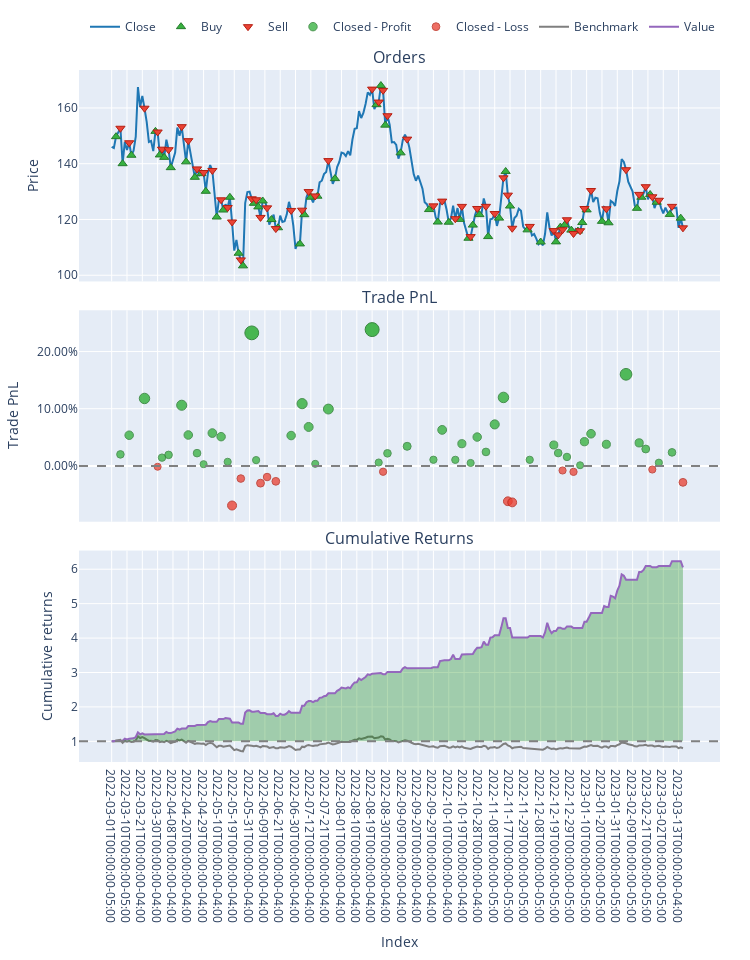

Notebook code for this chart:
### Code cell
import talib
from datetime import datetime, timedelta
import yfinance as yf
import matplotlib.pyplot as plt
plt.style.use('fivethirtyeight')
ticker = 'wsm'
tf = '1d'
period = '5y'
trading_days = 5
ticker = ticker.upper()
# df, trendy = process_data(watch, ticker, tf, duration=period)

# end_date = datetime.now()
# start_date = end_date - timedelta(days=trading_days)

start_date = datetime(2022, 3, 1) # Adjust as needed
end_date = datetime(2023, 3, 16)   # Adjust as needed

df = yf.download(ticker, 
                  start = start_date, 
                  end = end_date, 
                  interval=tf)
# print(df.columns)
df.columns = df.columns.str.lower()
# print(df[['open','high','low','close']])
# hammer pattern
# res = talib.CDLHAMMER(df['open'], df['high'], df['low'], df['close'])
# res_ =talib.CDLHANGINGMAN(df['open'], df['high'], df['low'], df['close'])

#
#3candle
#
# res = talib.CDL3INSIDE(df['open'], df['high'], df['low'], df['close'])
res = talib.CDL3OUTSIDE(df['open'], df['high'], df['low'], df['close'])

#
# obv
#
obv = talib.OBV(df['close'], df['volume'])
obv_ema = talib.EMA(obv, timeperiod=3)
# print(obv_ema)
entries =  obv > obv_ema
exits = obv < obv_ema

# print(df[res==100].open)
pf = vbt.Portfolio.from_signals(df['open'], entries, exits)
# trend = np.where(exits , -1, 0)
# trend = np.where( entries, 1, trend)   
# pf = df.ta.tsignals(entries, asbool=False, append=True)
print(pf.stats())
fig = pf.plot()
fig.layout.xaxis.type = 'category'
fig.layout.xaxis2.type = 'category'
fig.layout.xaxis3.type = 'category'
fig.show()

#Create and plot the graph
# plt.figure(figsize=(12.2,4.5)) #width = 12.2in, height = 4.5
# # plt.plot( df['close'],  label='Close')#plt.plot( X-Axis , Y-Axis, line_width, alpha_for_blending,  label)
# plt.plot( obv,  label='OBV', color= 'orange')
# plt.plot( obv_ema,  label='OBV_EMA', color= 'purple')
# plt.xticks(rotation=45) 
# plt.title('OBV/OBV_EMA')
# plt.xlabel('Date',fontsize=18)
# plt.ylabel('Price USD ($)',fontsize=18)
# plt.show()

### Figure 1 — Plotly figure (JSON) as saved in the notebook; plotly's stock layout.template omitted (floating-point values rounded to 4 significant figures; data arrays with more than 128 entries replaced by an {"elided": "..."} marker saying what was removed)
{"data": [{"legendgroup": "0", "line": {"color": "#1f77b4"}, "name": "Close", "showlegend": true, "type": "scatter", "uid": "0fae7c1b-c883-482c-afbc-0b5d2d9ae4f3", "x": {"elided": "262 str values"}, "xaxis": "x", "y": {"elided": "262 float values"}, "yaxis": "y"}, {"customdata": {"elided": "58x3 float values"}, "hovertemplate": "Order Id: %{customdata[0]}<br>Timestamp: %{x}<br>Price: %{y}<br>Size: %{customdata[1]:.6f}<br>Fees: %{customdata[2]:.6f}", "legendgroup": "1", "marker": {"color": "#37B13F", "line": {"color": "rgb(38,123,44)", "width": 1}, "size": 8, "symbol": "triangle-up"}, "mode": "markers", "name": "Buy", "type": "scatter", "uid": "b41a1ddc-d709-40d1-a69f-3d5914a2066f", "x": ["2022-03-03T00:00:00-05:00", "2022-03-08T00:00:00-05:00", "2022-03-14T00:00:00-04:00", "2022-03-29T00:00:00-04:00", "2022-03-31T00:00:00-04:00", "2022-04-04T00:00:00-04:00", "2022-04-07T00:00:00-04:00", "2022-04-19T00:00:00-04:00", "2022-04-25T00:00:00-04:00", "2022-04-28T00:00:00-04:00", "2022-05-02T00:00:00-04:00", "2022-05-09T00:00:00-04:00", "2022-05-12T00:00:00-04:00", "2022-05-17T00:00:00-04:00", "2022-05-23T00:00:00-04:00", "2022-05-25T00:00:00-04:00", "2022-06-02T00:00:00-04:00", "2022-06-06T00:00:00-04:00", "2022-06-08T00:00:00-04:00", "2022-06-14T00:00:00-04:00", "2022-06-17T00:00:00-04:00", "2022-07-05T00:00:00-04:00", "2022-07-07T00:00:00-04:00", "2022-07-12T00:00:00-04:00", "2022-07-15T00:00:00-04:00", "2022-07-27T00:00:00-04:00", "2022-08-23T00:00:00-04:00", "2022-08-25T00:00:00-04:00", "2022-08-29T00:00:00-04:00", "2022-09-08T00:00:00-04:00", "2022-09-27T00:00:00-04:00", "2022-10-03T00:00:00-04:00", "2022-10-10T00:00:00-04:00", "2022-10-17T00:00:00-04:00", "2022-10-21T00:00:00-04:00", "2022-10-25T00:00:00-04:00", "2022-10-28T00:00:00-04:00", "2022-11-03T00:00:00-04:00", "2022-11-10T00:00:00-05:00", "2022-11-15T00:00:00-05:00", "2022-11-17T00:00:00-05:00", "2022-11-30T00:00:00-05:00", "2022-12-08T00:00:00-05:00", "2022-12-19T00:00:00-05:00", "2022-12-21T00:00:00-05:00", "2022-12-23T00:00:00-05:00", "2022-12-29T00:00:00-05:00", "2023-01-04T00:00:00-05:00", "2023-01-06T00:00:00-05:00", "2023-01-10T00:00:00-05:00", "2023-01-20T00:00:00-05:00", "2023-01-25T00:00:00-05:00", "2023-02-13T00:00:00-05:00", "2023-02-15T00:00:00-05:00", "2023-02-22T00:00:00-05:00", "2023-02-27T00:00:00-05:00", "2023-03-07T00:00:00-05:00", "2023-03-14T00:00:00-04:00"], "xaxis": "x", "y": [149.7, 140, 143.0, 151.6, 143.1, 142.3, 138.6, 140.7, 135.1, 136.4, 130.1, 120.9, 123.4, 128.0, 107.9, 103.4, 125.8, 124.5, 126.6, 120.0, 117.0, 111.2, 121.7, 128.0, 128.4, 134.6, 161.2, 168.0, 153.8, 143.9, 123.6, 119.1, 119.0, 120.0, 113.3, 118.0, 121.7, 113.9, 120.5, 137.2, 124.8, 116.3, 111.9, 112.0, 117.3, 118.1, 116.2, 115.8, 118.9, 123.4, 119.3, 118.8, 124, 128.0, 128.9, 126.2, 121.8, 120.5], "yaxis": "y"}, {"customdata": {"elided": "58x3 float values"}, "hovertemplate": "Order Id: %{customdata[0]}<br>Timestamp: %{x}<br>Price: %{y}<br>Size: %{customdata[1]:.6f}<br>Fees: %{customdata[2]:.6f}", "legendgroup": "2", "marker": {"color": "#EA4335", "line": {"color": "rgb(181,31,18)", "width": 1}, "size": 8, "symbol": "triangle-down"}, "mode": "markers", "name": "Sell", "type": "scatter", "uid": "678c9088-fbf6-4a96-961b-df2cd27a4b58", "x": ["2022-03-07T00:00:00-05:00", "2022-03-11T00:00:00-05:00", "2022-03-22T00:00:00-04:00", "2022-03-30T00:00:00-04:00", "2022-04-01T00:00:00-04:00", "2022-04-06T00:00:00-04:00", "2022-04-14T00:00:00-04:00", "2022-04-20T00:00:00-04:00", "2022-04-26T00:00:00-04:00", "2022-04-29T00:00:00-04:00", "2022-05-05T00:00:00-04:00", "2022-05-11T00:00:00-04:00", "2022-05-16T00:00:00-04:00", "2022-05-18T00:00:00-04:00", "2022-05-24T00:00:00-04:00", "2022-06-01T00:00:00-04:00", "2022-06-03T00:00:00-04:00", "2022-06-07T00:00:00-04:00", "2022-06-10T00:00:00-04:00", "2022-06-16T00:00:00-04:00", "2022-06-28T00:00:00-04:00", "2022-07-06T00:00:00-04:00", "2022-07-11T00:00:00-04:00", "2022-07-14T00:00:00-04:00", "2022-07-22T00:00:00-04:00", "2022-08-19T00:00:00-04:00", "2022-08-24T00:00:00-04:00", "2022-08-26T00:00:00-04:00", "2022-08-30T00:00:00-04:00", "2022-09-13T00:00:00-04:00", "2022-09-29T00:00:00-04:00", "2022-10-05T00:00:00-04:00", "2022-10-13T00:00:00-04:00", "2022-10-18T00:00:00-04:00", "2022-10-24T00:00:00-04:00", "2022-10-27T00:00:00-04:00", "2022-11-02T00:00:00-04:00", "2022-11-08T00:00:00-05:00", "2022-11-14T00:00:00-05:00", "2022-11-16T00:00:00-05:00", "2022-11-18T00:00:00-05:00", "2022-12-01T00:00:00-05:00", "2022-12-16T00:00:00-05:00", "2022-12-20T00:00:00-05:00", "2022-12-22T00:00:00-05:00", "2022-12-27T00:00:00-05:00", "2022-12-30T00:00:00-05:00", "2023-01-05T00:00:00-05:00", "2023-01-09T00:00:00-05:00", "2023-01-12T00:00:00-05:00", "2023-01-24T00:00:00-05:00", "2023-02-06T00:00:00-05:00", "2023-02-14T00:00:00-05:00", "2023-02-17T00:00:00-05:00", "2023-02-23T00:00:00-05:00", "2023-02-28T00:00:00-05:00", "2023-03-08T00:00:00-05:00", "2023-03-15T00:00:00-04:00"], "xaxis": "x", "y": [152.7, 147.5, 159.9, 151.4, 145.2, 145.0, 153.3, 148.3, 138.1, 136.8, 137.6, 127.1, 124.3, 119.1, 105.5, 127.4, 127.1, 120.7, 124.2, 116.7, 123.2, 123.3, 130, 128.4, 141.1, 166.8, 162.1, 166.3, 157.2, 148.8, 124.9, 126.6, 120.3, 124.7, 113.8, 123.9, 124.7, 122.1, 134.9, 128.7, 116.8, 117.5, 116.0, 114.5, 116.3, 119.9, 115.0, 116.0, 123.9, 130.4, 123.8, 137.8, 129.0, 131.8, 128.1, 126.9, 124.7, 117], "yaxis": "y"}, {"customdata": {"elided": "45x4 float values"}, "hovertemplate": "Exit Trade Id: %{customdata[0]}<br>Position Id: %{customdata[1]}<br>Exit Timestamp: %{x}<br>PnL: %{customdata[2]:.6f}<br>Return: %{customdata[3]:.2%}", "legendgroup": "3", "marker": {"color": "#37B13F", "line": {"color": "rgb(38,123,44)", "width": 1}, "opacity": [0.762, 0.7832, 0.8239, 0.7584, 0.7615, 0.8163, 0.7834, 0.7634, 0.7512, 0.7856, 0.7816, 0.7538, 0.8964, 0.7557, 0.7828, 0.8181, 0.7924, 0.7516, 0.8121, 0.9, 0.753, 0.7632, 0.771, 0.7561, 0.7891, 0.756, 0.7738, 0.7525, 0.7812, 0.7647, 0.7952, 0.825, 0.756, 0.7724, 0.7635, 0.7592, 0.75, 0.776, 0.7848, 0.7732, 0.8505, 0.7747, 0.768, 0.7528, 0.7642], "size": [7.56, 8.549, 10.45, 7.394, 7.535, 10.1, 8.561, 7.624, 7.056, 8.661, 8.475, 7.177, 13.83, 7.265, 8.532, 10.18, 8.976, 7.073, 9.9, 14, 7.141, 7.615, 7.978, 7.284, 8.825, 7.279, 8.112, 7.118, 8.455, 7.687, 9.107, 10.5, 7.282, 8.045, 7.631, 7.429, 7, 8.215, 8.626, 8.082, 11.69, 8.154, 7.838, 7.133, 7.664], "symbol": "circle"}, "mode": "markers", "name": "Closed - Profit", "type": "scatter", "uid": "781ca1aa-5143-4111-88ae-5b7d97e5e275", "x": ["2022-03-07T00:00:00-05:00", "2022-03-11T00:00:00-05:00", "2022-03-22T00:00:00-04:00", "2022-04-01T00:00:00-04:00", "2022-04-06T00:00:00-04:00", "2022-04-14T00:00:00-04:00", "2022-04-20T00:00:00-04:00", "2022-04-26T00:00:00-04:00", "2022-04-29T00:00:00-04:00", "2022-05-05T00:00:00-04:00", "2022-05-11T00:00:00-04:00", "2022-05-16T00:00:00-04:00", "2022-06-01T00:00:00-04:00", "2022-06-03T00:00:00-04:00", "2022-06-28T00:00:00-04:00", "2022-07-06T00:00:00-04:00", "2022-07-11T00:00:00-04:00", "2022-07-14T00:00:00-04:00", "2022-07-22T00:00:00-04:00", "2022-08-19T00:00:00-04:00", "2022-08-24T00:00:00-04:00", "2022-08-30T00:00:00-04:00", "2022-09-13T00:00:00-04:00", "2022-09-29T00:00:00-04:00", "2022-10-05T00:00:00-04:00", "2022-10-13T00:00:00-04:00", "2022-10-18T00:00:00-04:00", "2022-10-24T00:00:00-04:00", "2022-10-27T00:00:00-04:00", "2022-11-02T00:00:00-04:00", "2022-11-08T00:00:00-05:00", "2022-11-14T00:00:00-05:00", "2022-12-01T00:00:00-05:00", "2022-12-16T00:00:00-05:00", "2022-12-20T00:00:00-05:00", "2022-12-27T00:00:00-05:00", "2023-01-05T00:00:00-05:00", "2023-01-09T00:00:00-05:00", "2023-01-12T00:00:00-05:00", "2023-01-24T00:00:00-05:00", "2023-02-06T00:00:00-05:00", "2023-02-14T00:00:00-05:00", "2023-02-17T00:00:00-05:00", "2023-02-28T00:00:00-05:00", "2023-03-08T00:00:00-05:00"], "xaxis": "x2", "y": [0.02011, 0.05364, 0.1179, 0.01446, 0.01926, 0.1061, 0.05403, 0.02228, 0.003005, 0.05742, 0.05113, 0.007132, 0.2327, 0.0101, 0.05306, 0.1089, 0.06811, 0.003594, 0.09942, 0.2384, 0.005895, 0.02197, 0.03426, 0.01076, 0.06298, 0.01059, 0.03882, 0.005121, 0.05043, 0.0244, 0.07255, 0.1198, 0.01066, 0.03654, 0.02251, 0.01567, 0.001122, 0.0423, 0.05622, 0.03779, 0.1602, 0.04024, 0.02954, 0.005627, 0.02364], "yaxis": "y2"}, {"customdata": [[3, 3, -0.1823, -0.001517], [13, 13, -11.51, -0.06931], [14, 14, -3.422, -0.02215], [17, 17, -5.681, -0.0302], [18, 18, -3.558, -0.01951], [19, 19, -4.831, -0.02701], [27, 27, -3.054, -0.01024], [39, 39, -28.29, -0.06187], [40, 40, -27.39, -0.06385], [44, 44, -3.449, -0.008016], [46, 46, -4.514, -0.01041], [54, 54, -3.876, -0.006359], [57, 57, -17.96, -0.0288]], "hovertemplate": "Exit Trade Id: %{customdata[0]}<br>Position Id: %{customdata[1]}<br>Exit Timestamp: %{x}<br>PnL: %{customdata[2]:.6f}<br>Return: %{customdata[3]:.2%}", "legendgroup": "4", "marker": {"color": "#EA4335", "line": {"color": "rgb(181,31,18)", "width": 1}, "opacity": [0.7502, 0.7931, 0.7633, 0.7684, 0.7616, 0.7664, 0.7558, 0.7884, 0.7897, 0.7544, 0.7559, 0.7533, 0.7675], "size": [7.012, 9.012, 7.62, 7.858, 7.542, 7.764, 7.269, 8.792, 8.851, 7.203, 7.274, 7.154, 7.817], "symbol": "circle"}, "mode": "markers", "name": "Closed - Loss", "type": "scatter", "uid": "d28d0bbd-25a7-4a75-a252-c671874bd791", "x": ["2022-03-30T00:00:00-04:00", "2022-05-18T00:00:00-04:00", "2022-05-24T00:00:00-04:00", "2022-06-07T00:00:00-04:00", "2022-06-10T00:00:00-04:00", "2022-06-16T00:00:00-04:00", "2022-08-26T00:00:00-04:00", "2022-11-16T00:00:00-05:00", "2022-11-18T00:00:00-05:00", "2022-12-22T00:00:00-05:00", "2022-12-30T00:00:00-05:00", "2023-02-23T00:00:00-05:00", "2023-03-15T00:00:00-04:00"], "xaxis": "x2", "y": [-0.001517, -0.06931, -0.02215, -0.0302, -0.01951, -0.02701, -0.01024, -0.06187, -0.06385, -0.008016, -0.01041, -0.006359, -0.0288], "yaxis": "y2"}, {"legendgroup": "5", "line": {"color": "#7f7f7f"}, "name": "Benchmark", "showlegend": true, "type": "scatter", "uid": "fcac69c9-290c-4584-8044-e770999fe844", "x": {"elided": "262 str values"}, "xaxis": "x3", "y": {"elided": "262 float values"}, "yaxis": "y3"}, {"hoverinfo": "skip", "legendgroup": "6", "line": {"color": "rgba(0, 0, 0, 0)", "width": 0}, "opacity": 0, "showlegend": false, "type": "scatter", "uid": "b17a5683-b201-4ff1-8bb7-5e51afaadeef", "x": {"elided": "262 str values"}, "xaxis": "x3", "y": {"elided": "262 int values"}, "yaxis": "y3"}, {"connectgaps": false, "fill": "tonexty", "fillcolor": "rgba(0, 128, 0, 0.3)", "hoverinfo": "skip", "legendgroup": "6", "line": {"color": "rgba(0, 0, 0, 0)", "width": 0}, "opacity": 0, "showlegend": false, "type": "scatter", "uid": "cffc702a-9877-46b3-83f1-87db36d3462c", "x": {"elided": "262 str values"}, "xaxis": "x3", "y": {"elided": "262 float values"}, "yaxis": "y3"}, {"legendgroup": "7", "line": {"color": "#9467bd"}, "name": "Value", "showlegend": true, "type": "scatter", "uid": "76c923cc-8de7-407b-936a-cadc03f676db", "x": {"elided": "262 str values"}, "xaxis": "x3", "y": {"elided": "262 float values"}, "yaxis": "y3"}, {"hoverinfo": "skip", "legendgroup": "6", "line": {"color": "rgba(0, 0, 0, 0)", "width": 0}, "opacity": 0, "showlegend": false, "type": "scatter", "uid": "883f6df2-1b97-4208-aab2-86d5088359e7", "x": {"elided": "262 str values"}, "xaxis": "x3", "y": {"elided": "262 int values"}, "yaxis": "y3"}], "layout": {"annotations": [{"font": {"size": 16}, "showarrow": false, "text": "Orders", "x": 0.5, "xanchor": "center", "xref": "paper", "y": 1, "yanchor": "bottom", "yref": "paper"}, {"font": {"size": 16}, "showarrow": false, "text": "Trade PnL", "x": 0.5, "xanchor": "center", "xref": "paper", "y": 0.6528, "yanchor": "bottom", "yref": "paper"}, {"font": {"size": 16}, "showarrow": false, "text": "Cumulative Returns", "x": 0.5, "xanchor": "center", "xref": "paper", "y": 0.3056, "yanchor": "bottom", "yref": "paper"}], "height": 960, "legend": {"orientation": "h", "traceorder": "normal", "x": 1, "xanchor": "right", "y": 1.042, "yanchor": "bottom"}, "margin": {"b": 30, "l": 30, "r": 30, "t": 30}, "shapes": [{"line": {"color": "gray", "dash": "dash"}, "type": "line", "x0": 0, "x1": 1, "xref": "paper", "y0": 0, "y1": 0, "yref": "y2"}, {"line": {"color": "gray", "dash": "dash"}, "type": "line", "x0": 0, "x1": 1, "xref": "paper", "y0": 1, "y1": 1, "yref": "y3"}], "showlegend": true, "width": 750, "xaxis": {"anchor": "y", "domain": [0, 1], "matches": "x3", "showticklabels": false, "type": "category"}, "xaxis2": {"anchor": "y2", "domain": [0, 1], "matches": "x3", "showticklabels": false, "type": "category"}, "xaxis3": {"anchor": "y3", "domain": [0, 1], "title": {"text": "Index"}, "type": "category"}, "yaxis": {"anchor": "x", "domain": [0.6944, 1], "title": {"text": "Price"}}, "yaxis2": {"anchor": "x2", "domain": [0.3472, 0.6528], "tickformat": ".2%", "title": {"text": "Trade PnL"}}, "yaxis3": {"anchor": "x3", "domain": [0, 0.3056], "title": {"text": "Cumulative returns"}}}}
